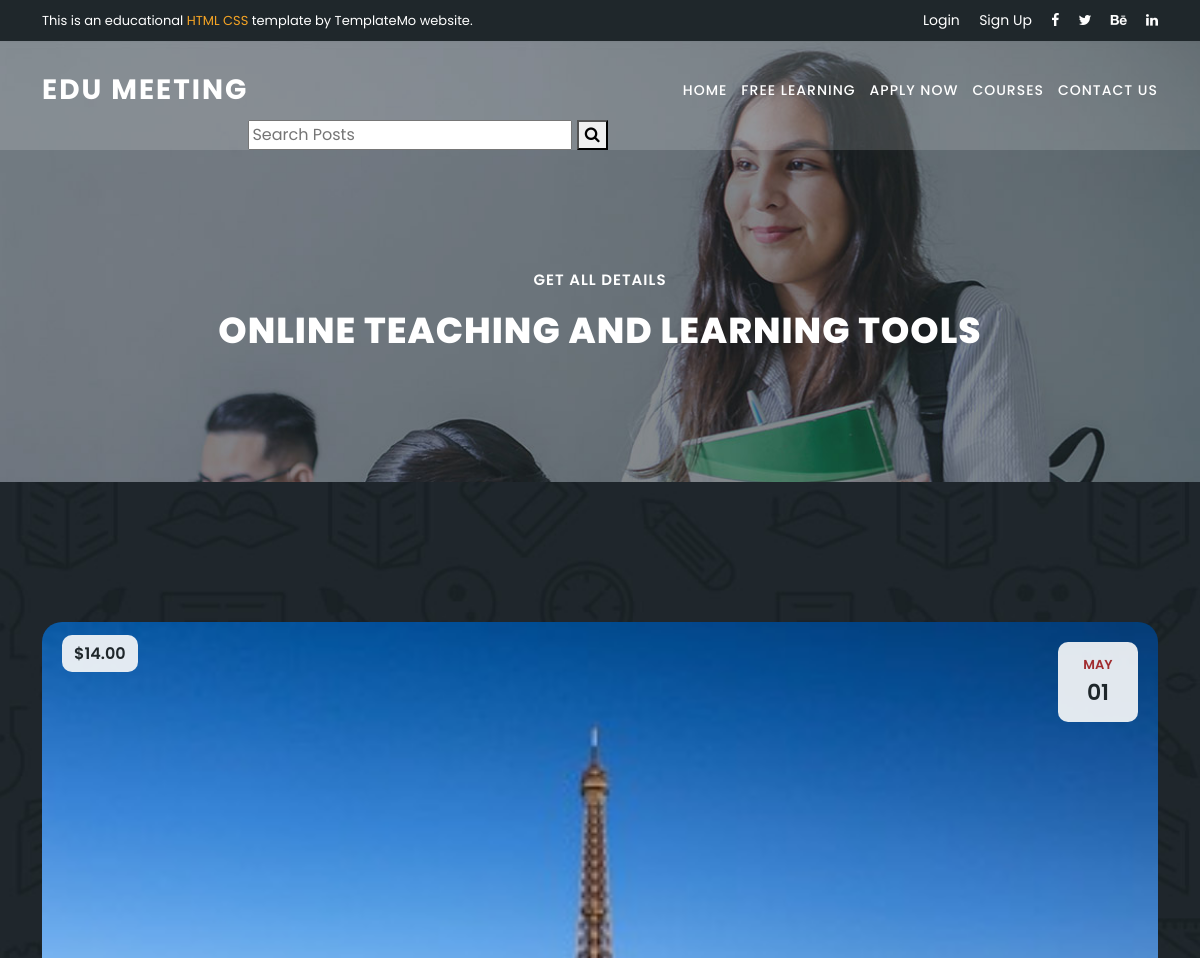
Before: /blog/4 (upper part) with the older database file.
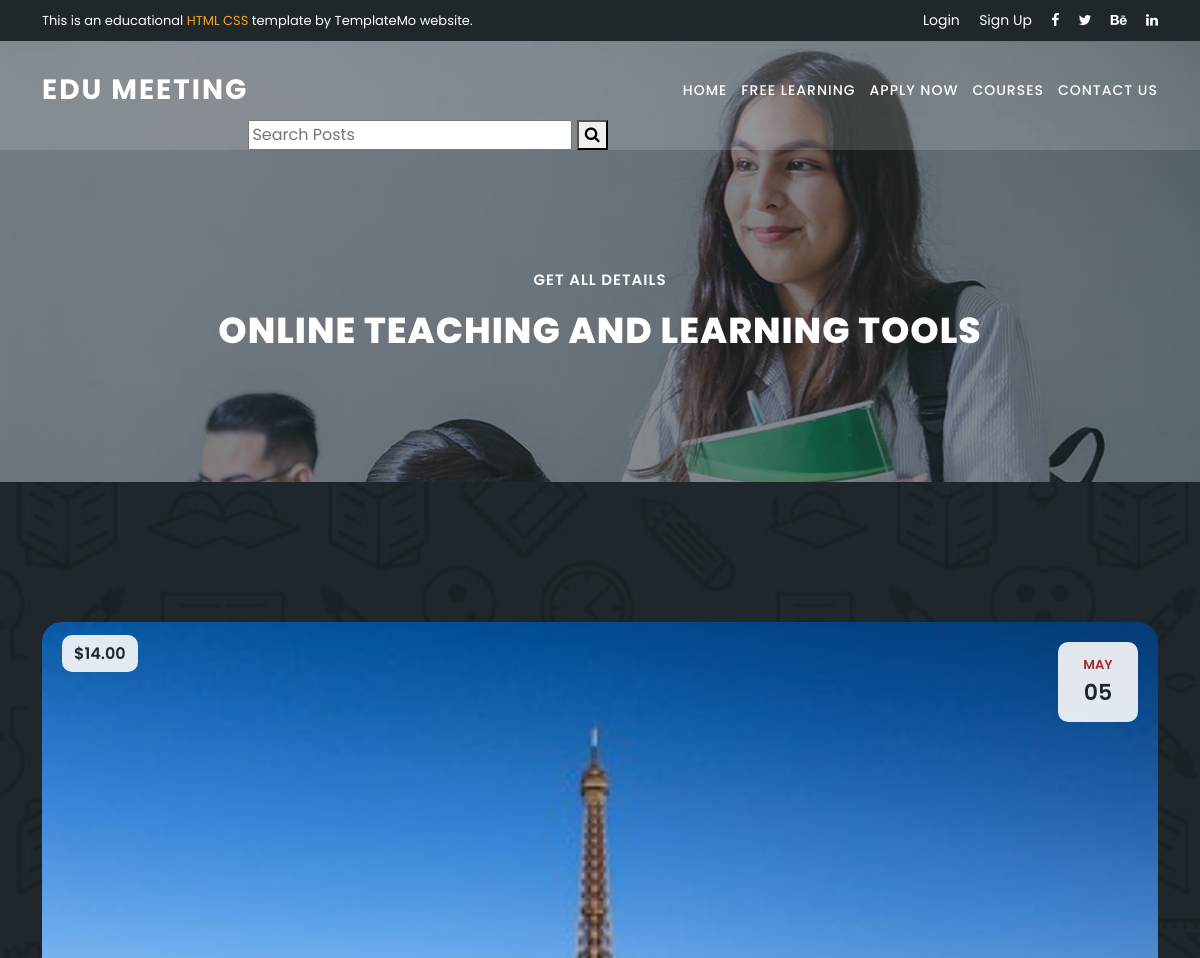
After: the same page with the newer database file.
### blog/models.py (models this page shows, shortened)
class Post(models.Model):
    image = models.ImageField(upload_to='blog/', default='blog/default.jpg')
    tags = TaggableManager(blank=True)
    category = models.ManyToManyField(Category)
    author = models.ForeignKey(User, on_delete=models.SET_NULL, null=True)
    title = models.CharField(max_length=255)
    content = models.TextField()
    counted_view = models.IntegerField(default=0)
    status = models.BooleanField(default=False)
    created_date = models.DateTimeField(auto_now_add=True)
    updated_date = models.DateTimeField(auto_now=True)
    published_date = models.DateTimeField(null=True)
    like = models.IntegerField(default=0)
    class Meta:
        ordering = ["-created_date"]

### blog/views.py (the view)
# urls.py: path("<int:pid>", single_blog, name='single'),
def single_blog(request, pid):
    posts = Post.objects.filter(
        published_date__lte=timezone.now(), status=1)
    post = get_object_or_404(posts, pk=pid)
    post.counted_view += 1
    post.save()
    nex = False
    next = 404
    prev_post = 404
    next_post = 404
    for i, po in enumerate(posts):
        if nex:
            next = po.id
            break
        if po.id == post.id:
            if i == 0:
                prev = 404
            if i != 0:
                prev = temp
            nex = True
        temp = po.id
    if next != 404:
        next_post = get_object_or_404(posts, pk=next)
    if prev != 404:
        prev_post = get_object_or_404(posts, pk=prev)
    context = {"post": post, 'posts': posts,
               "next": next_post, "prev": prev_post}
    return render(request, "blog/single.html", context)

### templates/blog/single.html (shortened to what this page needs)
{% extends 'base.html' %}
{% load static %}
{% load humanize %}
{% block content %}
<section class="heading-page header-text" id="top">
  <div class="container">
    <div class="row">
      <div class="col-lg-12">
        <h6>Get all details</h6>
        <h2>Online Teaching and Learning Tools</h2>
      </div>
    </div>
  </div>
</section>
<section class="meetings-page" id="meetings">
  <div class="container">
    <div class="row">
      <div class="col-lg-12">
        <div class="row">
          <div class="col-lg-12">
            <div class="meeting-single-item">
              <div class="thumb">
                <div class="price">
                  <span>$14.00</span>
                </div>
                <div class="date">
                  <h6>{{post.published_date|date:'M'}} <span>{{post.published_date|date:'d'}}</span></h6>
                </div>
                <a href="meeting-details.html"><img src="{{post.image.url}}" alt=""></a>
              </div>
            </div>
          </div>
        </div>
      </div>
    </div>
  </div>
  {% endblock %}

### templates/base.html (shortened to what this page needs)
{% load static %}
{% load compress %}
<!DOCTYPE html>
<html lang="en">
<head>
    {% compress css %}
    <link href="{% static 'vendor/bootstrap/css/bootstrap.min.css' %}" rel="stylesheet">
    <link rel="stylesheet" href="{% static 'assets/css/fontawesome.css' %}">
    <link rel="stylesheet" href="{% static 'assets/css/templatemo-edu-meeting.css' %}">
    <link rel="stylesheet" href="{% static 'assets/css/owl.css' %}">
    <link rel="stylesheet" href="{% static 'assets/css/lightbox.css' %}">
    {% endcompress %}
</head>
<body>
    <div class="sub-header">
        <div class="container">
            <div class="row">
                <div class="col-lg-8 col-sm-8">
                    <div class="left-content">
                        <p>This is an educational <em>HTML CSS</em> template by TemplateMo website.</p>
                    </div>
                </div>
                <div class="col-lg-4 col-sm-4">
                    <div class="right-icons">
                        <ul>
                            {% if request.user.is_authenticated %}
                            <li><a href="#">Login as :{{request.user.username}}</a></li>
                            <li><a href="{% url 'accounts:logout' %}">Logout</a></li>
                            {% else%}
                            <li><a href="{% url 'accounts:login' %}">Login</a></li>
                            <li><a href="{% url 'accounts:signup' %}">Sign Up</a></li>
                            {% endif %}
                            <li><a href="#"><i class="fa fa-facebook"></i></a></li>
                            <li><a href="#"><i class="fa fa-twitter"></i></a></li>
                            <li><a href="#"><i class="fa fa-behance"></i></a></li>
                            <li><a href="#"><i class="fa fa-linkedin"></i></a></li>
                        </ul>
                    </div>
                </div>
            </div>
        </div>
    </div>
    <header class="header-area header-sticky">
        <div class="container">
            <div class="row">
                <div class="col-12">
                    <nav class="main-nav">
                        <a href="{% url 'mysite:index' %}" class="logo">
                            Edu Meeting
                        </a>
                        <ul class="nav">
                            <li><a href="{% url 'mysite:index' %}">Home</a>
                            </li>
                            <li><a href="{% url 'blog:index' %}">Free Learning</a></li>
                            <li class="scroll-to-section"><a href="#apply">Apply Now</a></li>
                            <li class="scroll-to-section"><a href="#courses">Courses</a></li>
                            <li class="scroll-to-section"><a href="#contact">Contact Us</a></li>
                        </ul>
                    </nav>
                    {% include 'blog/blog-search.html'%}
                </div>
            </div>
        </div>
    </header>
    {% block content %}
    {% endblock %}
</body>
</body>
</html>

### templates/blog/blog-search.html
{% load static %}
<div class="single-sidebar-widget search-widget">
    <form class="search-form" action="{% url 'blog:search' %}" method="get">
        <input placeholder="Search Posts" name="s" type="text" onfocus="this.placeholder = ''"
            onblur="this.placeholder = 'Search Posts'">
        <button type="submit"><i class="fa fa-search"></i></button>
    </form>
</div>

### templates/messaging.html (shortened to what this page needs)
{% load static %}

Changed rows visible on the page:
changed Post "MAY": published_date "01" → "05"
